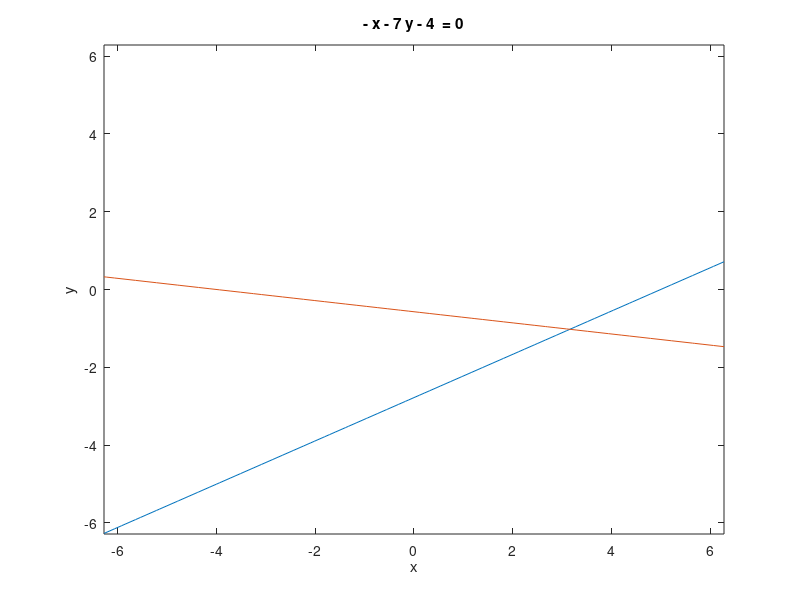

The MATLAB source for this figure:
ezplot('(9*y)/5 - x + 5 ')
hold on
%ezplot('x + 7*y - 10 ')
%hold on

ezplot('- x - 7*y - 4 ')
hold on
return

ezplot('148*x - 196*y + (x + 7*y)^2 - 684 ')
hold on
ezplot('y/3 - x + 14/3 ')
hold on

s2/3 - s1 + 14/3
return



ezplot('- y - 4 +0*x ')
hold on
ezplot('x + (5*y)/9 + 20/9 ')
hold on
ezplot('x + 3*y - 10 ')
hold on
ezplot('x - (6*y)/7 + 11/7  ')
hold on
ezplot('x - y/7 - 4/7')
hold on
ezplot('- x - 5 +0*y')
hold on
%return
%ezplot('-x + y ')
hold on
return
ezplot('-x -3 + y ')
hold on
ezplot('-x^2 +1 +  y ')
hold on
ezplot('-x^2 -1 + y ')
hold on
return
ezplot('x + y ')
hold on
ezplot('(5*y)/4 - x + 25/4')
hold on
ezplot('- x - (3*y)/2 - 3/2')
hold on
ezplot('27*x - (51*y)/2 + (x + (3*y)/2)^2 - 591/4 ')
hold on
ezplot('(9*y)/2 - 3*x + (x + (3*y)/2)^2 + 9/4')
hold on
return


(9*y)/2 - 3*x + (x + (3*y)/2)^2 + 9/4 <= 0 


ezplot('x+y-1')
hold on
ezplot('-x-y')
hold on
ezplot('y/3 - x - 1/6')
hold on
ezplot('x - (5*y)/4 - 25/4')
hold on
ezplot('(x + y)^2 - 8*x ')

hold on
ezplot('7*x - 5*y - 25')
hold on

return
ezplot('x + y - 1  ')
hold on
ezplot('- x - y  ')

hold on
ezplot('x - y/3 + 1/6 ')
hold on
ezplot('y - x - 1  ')
hold on
ezplot('(x + y)^2 - 8*x  ')
hold on
ezplot('18*y - 18*x - (x + y)^2 + 99  ')


hold on
return



return
%ezplot('-y')
%ezplot("-y")
%hold on
ezplot('log(abs(x))/log(exp(1))')
return
ezplot('x^2*(ln(abs(y)+0.5))'  )
return
%ezplot('exp(-x^2)',[-1,1]  )
%ezplot('sin(x)' ,[-1,1] )
ezplot('abs(x*y)'  )

hold on

%ezplot('x - 1' ) 
%hold on
ezplot('x - y'  )

hold on
ezplot('(2*y)/3 - x - 1') 
hold on
ezplot('- x - (2*y)/3' )
hold on
ezplot('6^(1/2)/4 - (6^(1/2)*x)/2 - y + 7/8'  )
hold on
ezplot('y + (6^(1/2)*x)/2 - 3/8' )
hold on
return
ezplot("x - y")
hold on

ezplot("-3*x + 2*y -3")
hold on
ezplot("x + y")
hold on
ezplot("x + y-2")
hold on
ezplot("x + 3*y/2+3/2")
hold on
ezplot("x + 3*y/2-9/2")
hold on
return
ezplot("3*x + 2*y")
hold on
return
ezplot('s2/2 - s1/2 - (s1 + s2)^2/36 + 11/4')
hold on
ezplot('(27*s1)/44 - (51*s2)/88 + (s1 + (3*s2)/2)^2/44 - 591/176')
hold on
return

(27*s1)/44 - (51*s2)/88 + (s1 + (3*s2)/2)^2/44 - 591/176 
s2/2 - s1/2 - (s1 + s2)^2/36 + 11/4 
(51*s2)/88 - (27*s1)/44 - (s1 + (3*s2)/2)^2/44 + 591/176 <= 0

%ezplot('x-y-2')
%hold on
%ezplot('-x+y')
%hold on
ezplot('8*x-(x+y)^2')
hold on
ezplot("x-y+1")
%ezplot("y-1")
hold on
ezplot("y+x-2")
hold on
ezplot("y+x")
hold on
